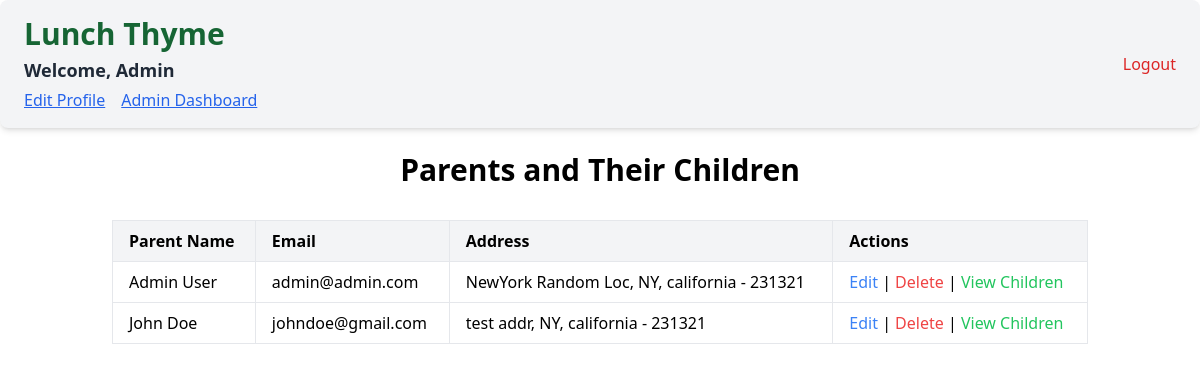
/customers (signed in), run on an earlier commit of the app's database.
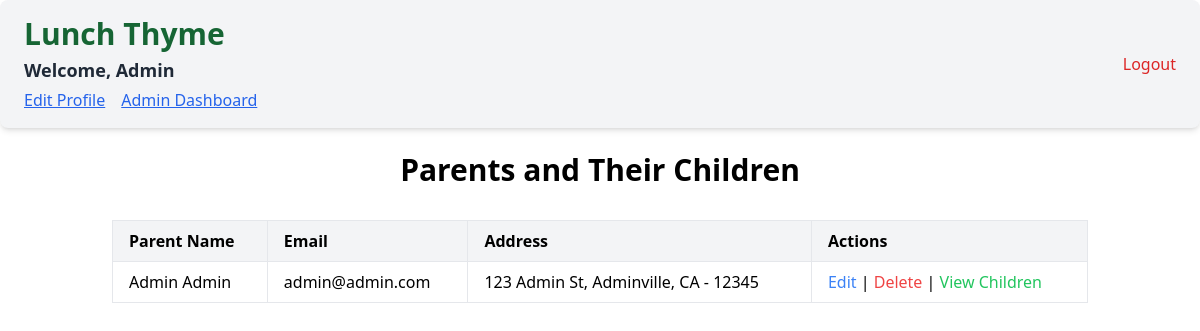
And on a later commit of the database.
### app/models.py (models this page shows, shortened)
class Parent(UserMixin,db.Model):
    __tablename__ = 'parents'
    id = db.Column(db.Integer, primary_key=True, autoincrement=True)
    email = db.Column(db.String(120), unique=True, nullable=False)
    password_hash = db.Column(db.String(128), nullable=False)
    first_name = db.Column(db.String(50), nullable=False)
    last_name = db.Column(db.String(50), nullable=False)
    address = db.Column(db.String(255), nullable=False)
    state = db.Column(db.String(50), nullable=False)
    city = db.Column(db.String(50), nullable=False)
    zip_code = db.Column(db.String(10), nullable=False)
    is_admin = db.Column(db.Boolean, nullable=False, default=False)
    home_phone = db.Column(db.String(15), nullable=True)
    cell_phone = db.Column(db.String(15), nullable=False)
    work_phone = db.Column(db.String(15), nullable=True)
    children = db.relationship('Child', back_populates='parent', cascade='all, delete-orphan')
    orders = db.relationship('Order', back_populates='parent', cascade='all, delete-orphan')

### app/routes/admin.py (the view)
@admin.route('/customers', methods=['GET'])
@login_required
def customers():
    parents = Parent.query.options(db.joinedload(Parent.children)).all()
    if not current_user.is_admin:
        return redirect('/')
    return render_template('customers.html' ,parents=parents)

### app/templates/customers.html (shortened to what this page needs)
{% extends "_layout.html" %}
{% block content %}
<div class="container mx-auto p-6">
    <h2 class="text-3xl font-semibold text-center mb-8">Parents and Their Children</h2>
    <div class="overflow-x-auto">
        <table class="table-auto w-full border border-gray-300">
            <thead>
                <tr class="bg-gray-100 text-left">
                    <th class="px-4 py-2 border">Parent Name</th>
                    <th class="px-4 py-2 border">Email</th>
                    <th class="px-4 py-2 border">Address</th>
                    <th class="px-4 py-2 border">Actions</th>
                </tr>
            </thead>
            <tbody>
                {% for parent in parents %}
                <tr>
                    <td class="px-4 py-2 border">{{ parent.first_name }} {{ parent.last_name }}</td>
                    <td class="px-4 py-2 border">{{ parent.email }}</td>
                    <td class="px-4 py-2 border">{{ parent.address }}, {{ parent.city }}, {{ parent.state }} - {{ parent.zip_code }}</td>
                    <td class="px-4 py-2 border">
                        <a href="/edit-parent/{{ parent.id }}" class="text-blue-500 hover:underline">Edit</a> |
                        <a href="/delete-parent/{{ parent.id }}" class="text-red-500 hover:underline" onclick="deleteParent({{ parent.id }})">Delete</a> |
                        <a href="/childern/{{ parent.id }}" class="text-green-500 hover:underline">View Children</a>
                    </td>
                </tr>
                {% endfor %}
            </tbody>
        </table>
    </div>
</div>
{% endblock %}

### app/templates/_layout.html (shortened to what this page needs)
<!DOCTYPE html>
<html lang="en">
<head>
    <script src="https://cdn.tailwindcss.com"></script>
</head>
<body>
    <div class="flex flex-col items-center justify-center h-fit">
        {% if current_user.is_authenticated %}
        <div class="bg-gray-100 flex justify-between items-center px-6 py-4 shadow-md rounded-lg w-full">
            <div class="flex flex-col gap-1">
                <h1 class="text-3xl font-semibold text-green-800">
                    Lunch Thyme
                </h1>
              <h1 class="text-lg font-semibold text-gray-800">
                Welcome, {{ current_user.first_name }}
              </h1>
              <div class="flex gap-4">
                <a href="/edit-profile" class="text-blue-600 hover:text-blue-800 underline">
                  Edit Profile
                </a>
                {% if current_user.is_admin %}
                <a href="/admin-dashboard" class="text-blue-600 hover:text-blue-800 underline">
                  Admin Dashboard
                </a>
                {% endif %}
              </div>
            </div>
            <a href="{{ url_for('auth.logout') }}" class="text-red-600 hover:text-red-800 font-medium">
              Logout
            </a>
          </div>
        {% endif %}
    </div>
    {% block content %}{% endblock %}
</body>
</html>

What changed in the data, as far as the page shows it:
removed Parent: first_name "John", last_name "Doe", email "johndoe@gmail.com", address "test addr", city "NY", state "california", zip_code "231321"
changed Parent "Admin": last_name "User" → "Admin"; address "NewYork Random Loc" → "123 Admin St"; city "NY" → "Adminville"; state "california" → "CA"; zip_code "231321" → "12345"
